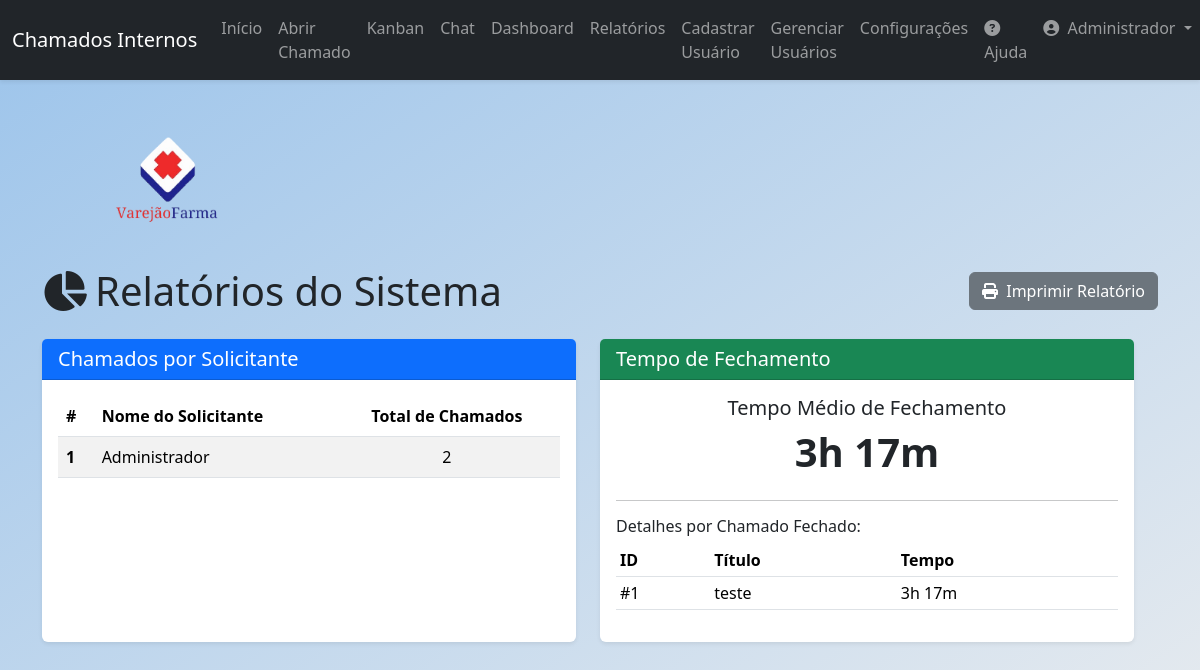
Screenshot of /reports (signed in) with the database file from the repository.
### app/models.py (models this page shows, shortened)
class User(db.Model, UserMixin):
    id = db.Column(db.Integer, primary_key=True)
    name = db.Column(db.String(100), nullable=False)
    email = db.Column(db.String(120), unique=True, nullable=False)
    sector = db.Column(db.String(50), nullable=False)
    password = db.Column(db.String(128), nullable=False)
    access_level = db.Column(db.String(20), nullable=False, default='colaborador')
    is_active = db.Column(db.Boolean, nullable=False, default=True)
    created_at = db.Column(db.DateTime, default=datetime.utcnow)
    tickets_created = db.relationship('Ticket', backref='author', lazy=True, foreign_keys='Ticket.user_id')
    tickets_assigned = db.relationship('Ticket', backref='assignee_user', lazy=True, foreign_keys='Ticket.assigned_to')
    comments = db.relationship('Comment', backref='comment_author', lazy=True)

class SystemSettings(db.Model):
    id = db.Column(db.Integer, primary_key=True)
    auto_close_days = db.Column(db.Integer, default=7)
    logo_filename = db.Column(db.String(100), nullable=True)

class Ticket(db.Model):
    id = db.Column(db.Integer, primary_key=True)
    title = db.Column(db.String(150), nullable=False)
    description = db.Column(db.Text, nullable=False)
    user_id = db.Column(db.Integer, db.ForeignKey('user.id'), nullable=False)
    origin_sector = db.Column(db.String(50), nullable=False)
    target_sector = db.Column(db.String(50), nullable=False)
    priority = db.Column(db.String(20), nullable=False, default='baixa')
    status = db.Column(db.String(20), nullable=False, default='Aberto')
    created_at = db.Column(db.DateTime, default=datetime.utcnow)
    updated_at = db.Column(db.DateTime, default=datetime.utcnow, onupdate=datetime.utcnow)
    closed_at = db.Column(db.DateTime, nullable=True, default=None)
    attachment_filename = db.Column(db.String(100), nullable=True)
    assigned_to = db.Column(db.Integer, db.ForeignKey('user.id'), nullable=True)
    comments = db.relationship('Comment', backref='ticket', lazy=True, cascade="all, delete-orphan")
    history = db.relationship('TicketHistory', backref='ticket', lazy=True, cascade="all, delete-orphan")

### app/routes.py (the view)
@main.route('/reports')
@login_required
def reports():
    if not is_tecnico(): abort(403)
    def format_timedelta(td):
        if td is None: return "N/A"
        total_seconds = int(td.total_seconds())
        days, remainder = divmod(total_seconds, 86400)
        hours, remainder = divmod(remainder, 3600)
        minutes, _ = divmod(remainder, 60)
        parts = []
        if days > 0: parts.append(f"{days}d")
        if hours > 0: parts.append(f"{hours}h")
        if minutes > 0: parts.append(f"{minutes}m")
        return " ".join(parts) if parts else "< 1m"
    tickets_per_user = db.session.query(User.name, func.count(Ticket.id).label('ticket_count')).join(Ticket, User.id == Ticket.user_id).group_by(User.name).order_by(func.count(Ticket.id).desc()).all()
    closed_tickets = Ticket.query.filter(Ticket.status == 'Fechado', Ticket.closed_at.isnot(None)).all()
    average_closing_time, closing_time_details = None, []
    if closed_tickets:
        total_seconds = sum([(t.closed_at - t.created_at).total_seconds() for t in closed_tickets])
        average_seconds = total_seconds / len(closed_tickets) if closed_tickets else 0
        average_closing_time_td = timedelta(seconds=average_seconds)
        average_closing_time = format_timedelta(average_closing_time_td)
        for ticket in closed_tickets:
            duration = ticket.closed_at - ticket.created_at
            closing_time_details.append({'id': ticket.id, 'title': ticket.title, 'author': ticket.author.name, 'duration_str': format_timedelta(duration)})
    return render_template('reports.html', title='Relatórios', tickets_per_user=tickets_per_user, average_closing_time=average_closing_time, closing_time_details=closing_time_details)

### app/__init__.py (called while the page is built)
@login_manager.user_loader
def load_user(user_id):
    from app.models import User
    return User.query.get(int(user_id))

### app/routes.py (called while the page is built)
@main.context_processor
def inject_system_settings():
    settings = SystemSettings.query.first()
    return dict(system_settings=settings)

def is_tecnico():
    return current_user.is_authenticated and (current_user.access_level == 'tecnico' or current_user.access_level == 'administrador')

### app/templates/reports.html
{% extends "base.html" %}
{% block content %}
<div class="row mt-4">
    <div class="col-12 mb-3 d-print-none">
       <img src="{% if system_settings and system_settings.logo_filename %}{{ url_for('static', filename='uploads/' + system_settings.logo_filename) }}{% else %}https://neosul.com.br/clientes/1/img/logo.png{% endif %}" alt="Logo" style="max-width: 250px; height: auto;">
    </div>
    <div class="d-flex justify-content-between align-items-center mb-4 d-print-none">
        <h1 class="mb-0"><i class="fas fa-chart-pie me-2"></i>Relatórios do Sistema</h1>
        <button id="print-report-btn" class="btn btn-secondary">
            <i class="fas fa-print me-1"></i> Imprimir Relatório
        </button>
    </div>
    <div class="row">
        <div class="col-md-6 mb-4">
            <div class="card shadow-sm h-100">
                <div class="card-header bg-primary text-white">
                    <h5 class="mb-0">Chamados por Solicitante</h5>
                </div>
                <div class="card-body">
                    {% if tickets_per_user %}
                        <table class="table table-striped table-hover">
                            <thead>
                                <tr>
                                    <th scope="col">#</th>
                                    <th scope="col">Nome do Solicitante</th>
                                    <th scope="col" class="text-center">Total de Chamados</th>
                                </tr>
                            </thead>
                            <tbody>
                                {% for user in tickets_per_user %}
                                <tr>
                                    <th scope="row">{{ loop.index }}</th>
                                    <td>{{ user.name }}</td>
                                    <td class="text-center">{{ user.ticket_count }}</td>
                                </tr>
                                {% endfor %}
                            </tbody>
                        </table>
                    {% else %}
                        <p class="text-muted">Nenhum chamado aberto ainda para gerar este relatório.</p>
                    {% endif %}
                </div>
            </div>
        </div>
        <div class="col-md-6 mb-4">
            <div class="card shadow-sm h-100">
                <div class="card-header bg-success text-white">
                    <h5 class="mb-0">Tempo de Fechamento</h5>
                </div>
                <div class="card-body">
                    <div class="text-center mb-4">
                        <h5>Tempo Médio de Fechamento</h5>
                        <p class="display-6 fw-bold">{{ average_closing_time or 'N/A' }}</p>
                    </div>
                    <hr>
                    <h6>Detalhes por Chamado Fechado:</h6>
                    {% if closing_time_details %}
                        <table class="table table-sm table-hover">
                            <thead>
                                <tr>
                                    <th>ID</th>
                                    <th>Título</th>
                                    <th>Tempo</th>
                                </tr>
                            </thead>
                            <tbody>
                                {% for detail in closing_time_details %}
                                <tr>
                                    <td>#{{ detail.id }}</td>
                                    <td>{{ detail.title | truncate(30, True) }}</td>
                                    <td>{{ detail.duration_str }}</td>
                                </tr>
                                {% endfor %}
                            </tbody>
                        </table>
                    {% else %}
                        <p class="text-muted">Nenhum chamado fechado ainda para gerar este relatório.</p>
                    {% endif %}
                </div>
            </div>
        </div>
    </div>
{% endblock content %}

### app/templates/components/navbar.html (shortened to what this page needs)
<nav class="navbar navbar-expand-lg navbar-dark bg-dark shadow-sm">
    <div class="container-fluid">
        <a class="navbar-brand" href="{{ url_for('main.home') }}">Chamados Internos</a>
        <div class="collapse navbar-collapse" id="navbarNav">
            <ul class="navbar-nav me-auto mb-2 mb-lg-0">
                {% if current_user.is_authenticated %}
                    <li class="nav-item">
                        <a class="nav-link" href="{{ url_for('main.home') }}">Início</a>
                    </li>
                    <li class="nav-item">
                        <a class="nav-link" href="{{ url_for('main.create_ticket') }}">Abrir Chamado</a>
                    </li>
                    <li class="nav-item">
                        <a class="nav-link" href="{{ url_for('main.tickets_kanban') }}">Kanban</a>
                    </li>
                    <li class="nav-item">
                        <a id="nav-chat-link" class="nav-link position-relative" href="{{ url_for('main.chat_users') }}">
                            Chat
                        </a>
                    </li>
                    {% if current_user.access_level in ['tecnico', 'administrador'] %}
                        <li class="nav-item">
                            <a class="nav-link" href="{{ url_for('main.dashboard') }}">Dashboard</a>
                        </li>
                        <li class="nav-item">
                            <a class="nav-link" href="{{ url_for('main.reports') }}">Relatórios</a>
                        </li>
                    {% endif %}
                    {% if current_user.access_level == 'administrador' %}
                        <li class="nav-item">
                            <a class="nav-link" href="{{ url_for('main.register') }}">Cadastrar Usuário</a>
                        </li>
                        <li class="nav-item">
                            <a class="nav-link" href="{{ url_for('main.user_management') }}">Gerenciar Usuários</a>
                        </li>
                        <li class="nav-item">
                            <a class="nav-link" href="{{ url_for('main.settings') }}">Configurações</a>
                        </li>
                    {% endif %}
                {% endif %}
            </ul>
            <ul class="navbar-nav ms-auto mb-2 mb-lg-0">
                {% if current_user.is_authenticated %}
                    <li class="nav-item">
                        <a class="nav-link" href="{{ url_for('main.help') }}"><i class="fas fa-question-circle me-1"></i>Ajuda</a>
                    </li>
                    <li class="nav-item dropdown">
                        <a class="nav-link dropdown-toggle" href="#" id="navbarDropdown" role="button" data-bs-toggle="dropdown" aria-expanded="false">
                            <i class="fas fa-user-circle me-1"></i> {{ current_user.name }}
                        </a>
                    </li>
                {% else %}
                    <li class="nav-item">
                        <a class="nav-link" href="{{ url_for('main.login') }}">Login</a>
                    </li>
                {% endif %}
            </ul>
        </div>
    </div>
</nav>

### app/static/css/style.css (style rules this page uses)
body { background: linear-gradient(to bottom right, #9cc4eb, #e9ecef); background-attachment: fixed; }
.card { border: none; box-shadow: 0 4px 8px rgba(0,0,0,0.05); }

### rows the page displays
User: name "Administrador", ticket_count "2"
SystemSettings: logo_filename (picture)
Ticket: title "teste"

### other values shown
{{ average_closing_time or 'N/A' }} "3h 17m"
{{ detail.id }} "1"
{{ detail.duration_str }} "3h 17m"
